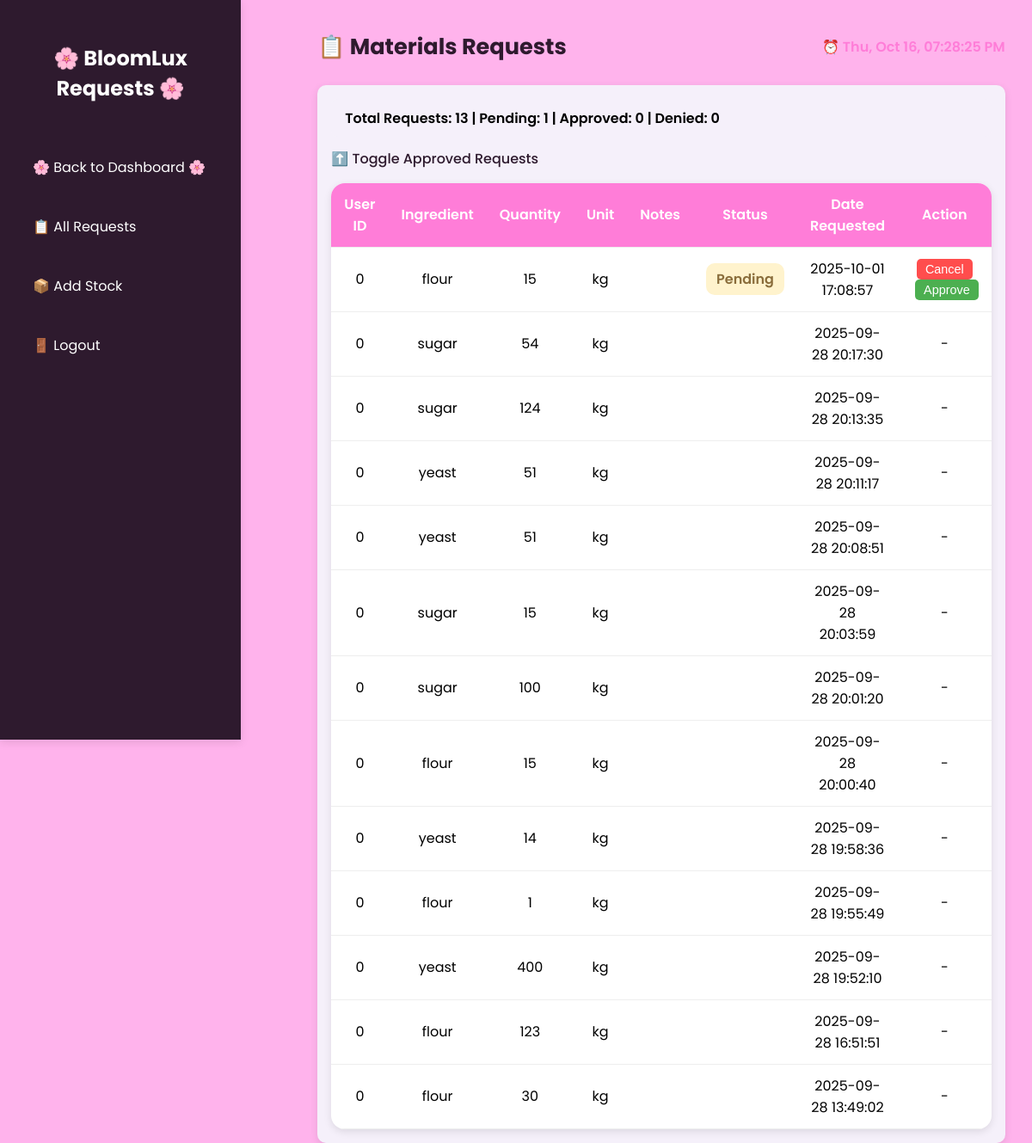
Before: /my_requests.php (signed in) with the older database file.
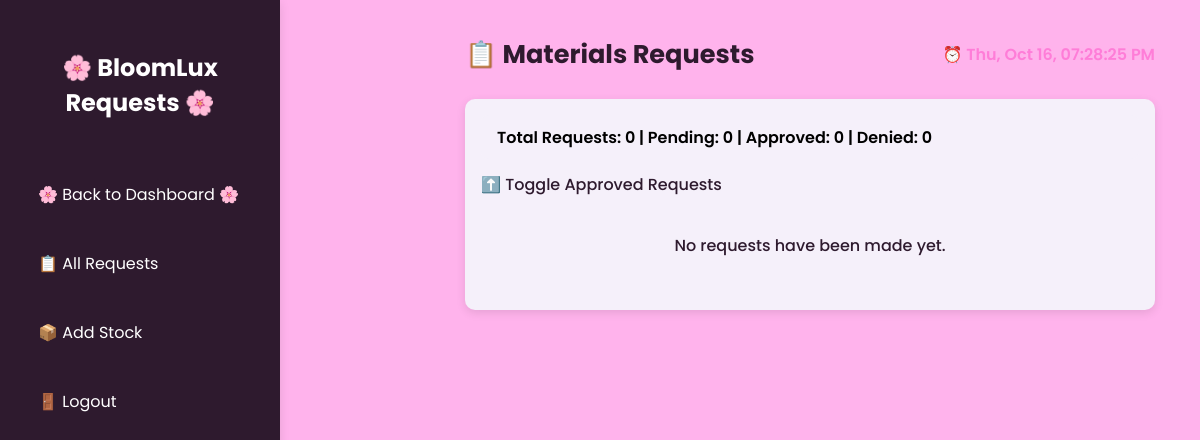
After: the same page with the newer database file.
### tables this page shows
CREATE TABLE `requests` (
  `id` int(11) NOT NULL,
  `ingredient_id` int(11) NOT NULL,
  `user_id` int(11) NOT NULL,
  `ingredient_name` varchar(100) NOT NULL,
  `quantity` int(11) NOT NULL,
  `notes` text DEFAULT NULL,
  `unit` varchar(50) DEFAULT NULL,
  `status` enum('pending','approved','completed','denied') NOT NULL DEFAULT 'pending',
  `requested_at` timestamp NOT NULL DEFAULT current_timestamp()
);

### my_requests.php (the view, shortened to what this page needs)
<?php
include 'backend/init.php';
$sql = "SELECT id, user_id, ingredient_name, quantity, notes, unit, status, requested_at
        FROM requests
        ORDER BY requested_at DESC";
$stmt = $conn->prepare($sql);
$stmt->execute();
$result = $stmt->get_result();
$total_requests = $pending = $approved = $denied = 0;
if ($result->num_rows > 0) {
  foreach ($result as $r) {
    $total_requests++;
    switch (strtolower($r['status'])) {
      case 'pending':
        $pending++;
        break;
    }
  }
}
?>
<!DOCTYPE html>
<html lang="en">
<head>
  <link rel="stylesheet" href="css/my_request.css">
  <link rel="stylesheet" href="css/my_request_form.css">
</head>
<body>
  <div class="sidebar">
    <h2>🌸 BloomLux Requests 🌸</h2>
    <a href="admin_dashboard.php">🌸 Back to Dashboard 🌸</a>
    <a href="my_requests.php">📋 All Requests</a>
    <a href="backend/add_stock.php">📦 Add Stock</a>
    <a href="logout.php">🚪 Logout</a>
  </div>
  <div class="main">
    <div class="top-bar">
      <div class="title">📋 Materials Requests</div>
      <div id="live-time">⏰ Loading...</div>
    </div>
    <div class="card">
      <div class="summary">
        Total Requests: <?= $total_requests ?> | Pending: <?= $pending ?> | Approved: <?= $approved ?> | Denied: <?= $denied ?>
      </div>
      <div class="toggle-approved" onclick="toggleApproved()">⬆️ Toggle Approved Requests</div>
      <?php if ($result->num_rows > 0): ?>
        <table id="requestsTable">
          <tr>
            <th>User ID</th>
            <th>Ingredient</th>
            <th>Quantity</th>
            <th>Unit</th>
            <th>Notes</th>
            <th>Status</th>
            <th>Date Requested</th>
            <th>Action</th>
          </tr>
          <?php foreach ($result as $row):
            $status = strtolower($row['status']);
            $status_class = '';
            $status_label = '';
            if ($status == 'pending') {
              $status_label = 'Pending';
              $status_class = 'pending';
            } elseif ($status == 'approved') {
              $status_label = 'Approved';
              $status_class = 'approved';
            } elseif ($status == 'cancelled') {
              $status_label = 'Cancelled';
              $status_class = 'cancelled';
            } elseif ($status == 'denied') {
              $status_label = 'Denied';
              $status_class = 'denied';
            } else {
              $status_label = ucfirst($status);
              $status_class = $status;
            }
          ?>
            <tr class="<?= $status == 'approved' ? 'approved-row' : '' ?>">
              <td><?= htmlspecialchars($row['user_id']); ?></td>
              <td><?= htmlspecialchars($row['ingredient_name']); ?></td>
              <td><?= htmlspecialchars($row['quantity']); ?></td>
              <td><?= htmlspecialchars($row['unit']); ?></td>
              <td><?= htmlspecialchars($row['notes']); ?></td>
              <td><span class="status <?= $status_class; ?>"><?= $status_label; ?></span></td>
              <td><?= htmlspecialchars($row['requested_at']); ?></td>
              <td>
                <?php if ($status == 'pending'): ?>
                  <button class="btn-cancel" data-id="<?= $row['id']; ?>">Cancel</button>
                  <button class="btn-approve" data-id="<?= $row['id']; ?>">Approve</button>
                <?php else: ?>
                  -
                <?php endif; ?>
              </td>
            </tr>
          <?php endforeach; ?>
        </table>
      <?php else: ?>
        <p class="empty">No requests have been made yet.</p>
      <?php endif; ?>
    </div>
  </div>
</body>
</html>

Changed rows visible on the page:
removed requests: user "0", ingredient_name "flour", quantity "15", unit "kg", status "Pending", requested_at "2025-10-01 17:08:57"
removed requests: user "0", ingredient_name "sugar", quantity "54", unit "kg", requested_at "2025-09-28 20:17:30"
removed requests: user "0", ingredient_name "sugar", quantity "124", unit "kg", requested_at "2025-09-28 20:13:35"
removed requests: user "0", ingredient_name "yeast", quantity "51", unit "kg", requested_at "2025-09-28 20:11:17"
removed requests: user "0", ingredient_name "yeast", quantity "51", unit "kg", requested_at "2025-09-28 20:08:51"
removed requests: user "0", ingredient_name "sugar", quantity "15", unit "kg", requested_at "2025-09-28 20:03:59"
removed requests: user "0", ingredient_name "sugar", quantity "100", unit "kg", requested_at "2025-09-28 20:01:20"
removed requests: user "0", ingredient_name "flour", quantity "15", unit "kg", requested_at "2025-09-28 20:00:40"
removed requests: user "0", ingredient_name "yeast", quantity "14", unit "kg", requested_at "2025-09-28 19:58:36"
removed requests: user "0", ingredient_name "flour", quantity "1", unit "kg", requested_at "2025-09-28 19:55:49"
removed requests: user "0", ingredient_name "yeast", quantity "400", unit "kg", requested_at "2025-09-28 19:52:10"
removed requests: user "0", ingredient_name "flour", quantity "123", unit "kg", requested_at "2025-09-28 16:51:51"
removed requests: user "0", ingredient_name "flour", quantity "30", unit "kg", requested_at "2025-09-28 13:49:02"
Other visible differences:
$total_requests: "13" → "0"
$pending: "1" → "0"
text no longer shown: "User ID Ingredient Quantity Unit Notes Status Date Requested Action"
text now shown: "No requests have been made yet."
